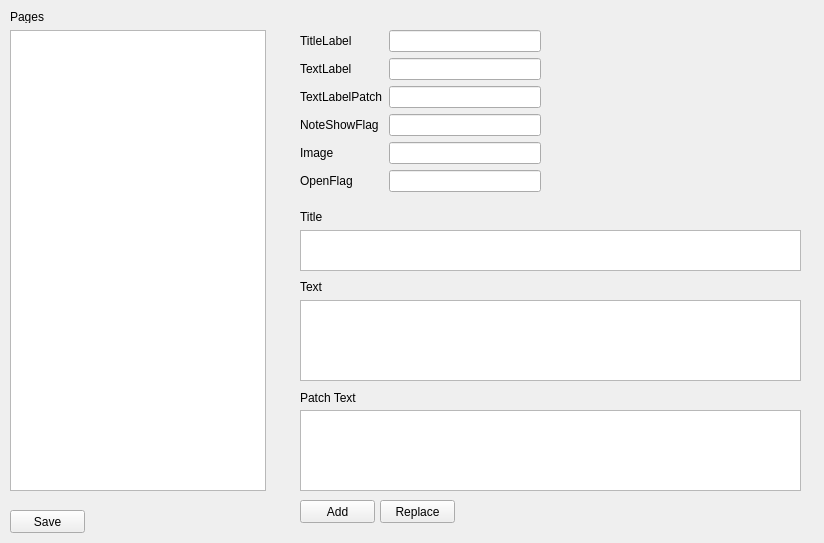
<?xml version="1.0" encoding="UTF-8"?>
<ui version="4.0">
 <class>AdventureNotesEditor</class>
 <widget class="QWidget" name="AdventureNotesEditor">
  <property name="geometry">
   <rect>
    <x>0</x>
    <y>0</y>
    <width>824</width>
    <height>543</height>
   </rect>
  </property>
  <property name="windowTitle">
   <string>Form</string>
  </property>
  <widget class="QListWidget" name="listAdventureNotePages">
   <property name="geometry">
    <rect>
     <x>10</x>
     <y>30</y>
     <width>256</width>
     <height>461</height>
    </rect>
   </property>
  </widget>
  <widget class="QLabel" name="label">
   <property name="geometry">
    <rect>
     <x>10</x>
     <y>10</y>
     <width>47</width>
     <height>13</height>
    </rect>
   </property>
   <property name="text">
    <string>Pages</string>
   </property>
  </widget>
  <widget class="QTextEdit" name="textEditPageTitle">
   <property name="geometry">
    <rect>
     <x>300</x>
     <y>230</y>
     <width>501</width>
     <height>41</height>
    </rect>
   </property>
   <property name="contextMenuPolicy">
    <enum>Qt::NoContextMenu</enum>
   </property>
  </widget>
  <widget class="QTextEdit" name="textEditTextLabel">
   <property name="geometry">
    <rect>
     <x>300</x>
     <y>300</y>
     <width>501</width>
     <height>81</height>
    </rect>
   </property>
  </widget>
  <widget class="QLabel" name="label_2">
   <property name="geometry">
    <rect>
     <x>300</x>
     <y>210</y>
     <width>47</width>
     <height>13</height>
    </rect>
   </property>
   <property name="text">
    <string>Title</string>
   </property>
  </widget>
  <widget class="QLabel" name="label_3">
   <property name="geometry">
    <rect>
     <x>300</x>
     <y>280</y>
     <width>47</width>
     <height>13</height>
    </rect>
   </property>
   <property name="text">
    <string>Text</string>
   </property>
  </widget>
  <widget class="QWidget" name="formLayoutWidget">
   <property name="geometry">
    <rect>
     <x>300</x>
     <y>30</y>
     <width>241</width>
     <height>197</height>
    </rect>
   </property>
   <layout class="QFormLayout" name="formLayout">
    <item row="0" column="0">
     <widget class="QLabel" name="titleLabelLabel">
      <property name="text">
       <string>TitleLabel</string>
      </property>
     </widget>
    </item>
    <item row="0" column="1">
     <widget class="QLineEdit" name="titleLabelLineEdit"/>
    </item>
    <item row="1" column="0">
     <widget class="QLabel" name="textLabelLabel">
      <property name="text">
       <string>TextLabel</string>
      </property>
     </widget>
    </item>
    <item row="1" column="1">
     <widget class="QLineEdit" name="textLabelLineEdit"/>
    </item>
    <item row="2" column="0">
     <widget class="QLabel" name="textLabelPatchLabel">
      <property name="text">
       <string>TextLabelPatch</string>
      </property>
     </widget>
    </item>
    <item row="2" column="1">
     <widget class="QLineEdit" name="textLabelPatchLineEdit"/>
    </item>
    <item row="3" column="0">
     <widget class="QLabel" name="noteShowFlagLabel">
      <property name="text">
       <string>NoteShowFlag</string>
      </property>
     </widget>
    </item>
    <item row="3" column="1">
     <widget class="QLineEdit" name="noteShowFlagLineEdit"/>
    </item>
    <item row="4" column="0">
     <widget class="QLabel" name="imageLabel">
      <property name="text">
       <string>Image</string>
      </property>
     </widget>
    </item>
    <item row="4" column="1">
     <widget class="QLineEdit" name="imageLineEdit"/>
    </item>
    <item row="5" column="0">
     <widget class="QLabel" name="openFlagLabel">
      <property name="text">
       <string>OpenFlag</string>
      </property>
     </widget>
    </item>
    <item row="5" column="1">
     <widget class="QLineEdit" name="openFlagLineEdit"/>
    </item>
   </layout>
  </widget>
  <widget class="QLabel" name="label_4">
   <property name="geometry">
    <rect>
     <x>300</x>
     <y>390</y>
     <width>71</width>
     <height>16</height>
    </rect>
   </property>
   <property name="text">
    <string>Patch Text</string>
   </property>
  </widget>
  <widget class="QTextEdit" name="textEditTextLabelPatch">
   <property name="geometry">
    <rect>
     <x>300</x>
     <y>410</y>
     <width>501</width>
     <height>81</height>
    </rect>
   </property>
  </widget>
  <widget class="QPushButton" name="btnAddPage">
   <property name="geometry">
    <rect>
     <x>300</x>
     <y>500</y>
     <width>75</width>
     <height>23</height>
    </rect>
   </property>
   <property name="text">
    <string>Add</string>
   </property>
  </widget>
  <widget class="QPushButton" name="btnSavePage">
   <property name="geometry">
    <rect>
     <x>10</x>
     <y>510</y>
     <width>75</width>
     <height>23</height>
    </rect>
   </property>
   <property name="text">
    <string>Save</string>
   </property>
  </widget>
  <widget class="QPushButton" name="btnReplacePage">
   <property name="geometry">
    <rect>
     <x>380</x>
     <y>500</y>
     <width>75</width>
     <height>23</height>
    </rect>
   </property>
   <property name="text">
    <string>Replace</string>
   </property>
  </widget>
 </widget>
 <resources/>
 <connections/>
</ui>
